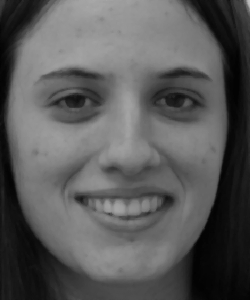
#> input picture disciplinas/redes-neurais/codes/lista2/dataset-FEI/frontalimages_spatiallynormalized/104b.jpg, 250 x 300 px; its folder holds only this picture in this run
$ jupyter execute --allow-errors exercicio3.ipynb
#> lines starting #> are read from the running program, lines starting #| are printed output that depends on the picture
# Exercício 1 - Segunda Lista de Redes Neurais

Lorran de Araújo Durães Soares e Welber Paraizo Ferreira

**Estude a teoria da PCA para problemas com amostras pequenas**, onde o número de pontos de dados é menor
que a dimensão do espaço de dados (veja [3] ou a seção 12.1.4 de [1]). Escolha um banco de dados de imagens ([6],
por exemplo), converta as imagens para tons de cinza e aplique a teoria de ‘PCA para problemas com amostras pequenas’
para a redução de dimensionalidade.

1. **Seja** x a média amostral (centróide do conjunto de dados) e p1 o componente principal. Visualize o
   resultado da expressão:

   x = x + αp1

   onde α ∈ {−βλ1, 0, βλ1} com λ1 sendo o autovalor associado a p1
   e β um fator escalar (veja [5]).

2. **Estude o espectro da matriz** X^T X para realizar a redução de dimensionalidade. Visualize algumas
   imagens no espaço de dimensão reduzida.

3. **Construa um gerador de imagens** usando os d componentes principais escolhidos no item (2).

[cell 1]
import os
from PIL import Image
import numpy as np
import matplotlib.pyplot as plt

Carregando conjunto de imagens:

[cell 2]
image_dir = './dataset-FEI/frontalimages_spatiallynormalized/'
images = []
image_paths = []

for img_name in os.listdir(image_dir):
    img_path = os.path.join(image_dir, img_name)
    img = Image.open(img_path)
#> img is the input picture: PIL image 250x300 L; min 1, max 193, mean 89.3
    img = img.resize((260, 360))
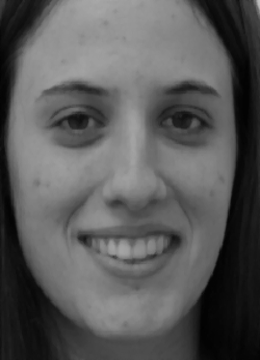
#> img: PIL image 260x360 L; min 1, max 193, mean 89.3
    img_array = np.array(img)
    images.append(img_array)
    image_paths.append(img_path)

images = np.array(images)
images.shape
#> Out = (1, 360, 260)

Plotando imagem exemplo:

[cell 3]
plt.figure()
#> (the rest of this cell did not finish here and is left out)

Vetorizando imagens:

[cell 4]
# achata as imagens em (n_samples, height * width)
images_vetorizada = images.reshape(images.shape[0], -1)
images_vetorizada.shape
#> Out = (1, 93600)

Calcula a matriz de dados centralizados:

[cell 5]
# media global de todos os elementos
global_mean = np.mean(images_vetorizada, axis=0)

# centraliza a matriz de dados
X = images_vetorizada - global_mean

Para o problema de Small size, encontrando autovalores e autovetores de XX^T:

[cell 6]
X_T = np.transpose(X)

V = (1/400)*np.dot(X, X_T)
#> V = [0]

autovalores, autovetoresV = np.linalg.eigh(V)
#> autovalores = [0]; autovetoresV = [1]

Multiplica por X^T para encontrar autovetores de S=(1/400)(X^T)X e normaliza.

[cell 7]
autovetores = np.dot(X_T, autovetoresV)

autovetores = autovetores / np.linalg.norm(autovetores, axis=0)

autovetores.shape
#> Out = (93600, 1)

Ordenando em ordem de decrescente em relação aos respectivos autovalores:

[cell 8]
ordem_decrescente = np.argsort(autovalores)[::-1]
#> ordem_decrescente = [0]
autovalores = autovalores[ordem_decrescente]
autovetores = autovetores[:, ordem_decrescente]
P_PCA = autovetores
P_PCA.shape
#> Out = (93600, 1)

Letra a), com coeficiente B = 0.5

[cell 9]
coeficientes = [-0.8, 0, 0.8]

fig, axes = plt.subplots(1, 3, figsize=(12, 5))

for i in range(3):
    imagem = global_mean + coeficientes[i] * np.sqrt(autovalores[0]) * P_PCA[:, 0]


    axes[i].imshow(imagem.reshape(360, 260), cmap='gray')
    axes[i].set_title(f'Coeficiente {i+1}')
    axes[i].axis('off')

plt.show()
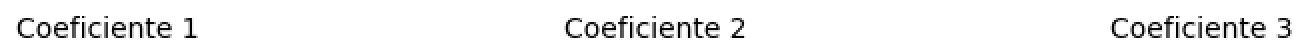
#> figure drawn by matplotlib, 3 panels

Letra b) Análise do espectro da matriz para seleção de truncamento:

[cell 10]
# Passo 1: Calcular a variância explicada
variancia_explicada = autovalores / np.sum(autovalores)
#> variancia_explicada = [nan]

# Passo 2: Calcular a variância explicada acumulada
variancia_explicada_acumulada = np.cumsum(variancia_explicada)
#> variancia_explicada_acumulada = [nan]

# Passo 3: Plotar o gráfico de energia dos autovalores
plt.figure(figsize=(10, 5))
plt.bar(range(len(variancia_explicada)), variancia_explicada, alpha=0.6, label='Variância Explicada Individual')
plt.step(range(len(variancia_explicada_acumulada)), variancia_explicada_acumulada, where='mid', color='red', label='Variância Explicada Acumulada')
plt.xlabel('Número de Componentes Principais')
plt.ylabel('Proporção da Variância Explicada')
plt.title('Gráfico de Energia dos Autovalores (PCA)')
plt.legend(loc='best')
plt.show()
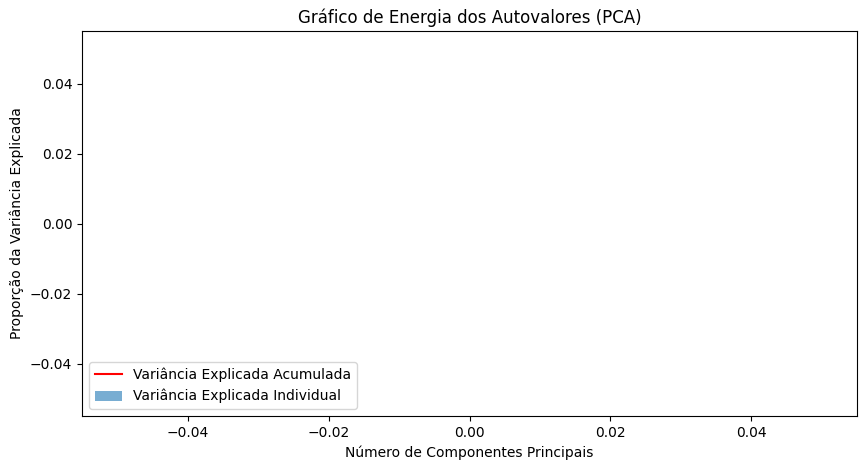
#> figure drawn by matplotlib, 1 panel

Realizando truncamento em 100, criando matriz quadrada de 400x400, mas com até a centésima posição da diagonal com o número 1, e o resto com 0:

[cell 11]
trucamento = 150

# cria uma matriz de zeros 400x400
matriz = np.zeros((400, 400))

# define os primeiros 100 elementos da diagonal como 1
np.fill_diagonal(matriz[:trucamento, :trucamento], 1)

#> (the rest of this cell did not finish here and is left out)

Projeta o espaço de imagens centralizado X pela matriz P_PCA obtida:

[cell 12]
x_PCA = np.dot(X, P_PCA)
#> x_PCA = [nan]
x_PCA.shape
#> Out = (1, 1)

Plota o conjunto das imagens na dimensão obtida pelo P_PCA:

#> (a cell that did not finish here is left out)

Visualizando imagens após redução de dimensionalidade:

[cell 14]
imagem_reduzida = np.dot(x_PCA, np.transpose(P_PCA)) + global_mean

num_imagens = 4

fig, axes = plt.subplots(2, 4, figsize=(10, 8))
fig.subplots_adjust(hspace=0.3)

#> (the rest of this cell did not finish here and is left out)

c) fazendo gerador de imagens:

[cell 15]
def image_generator(n_principal_components, n_imagens):

#> called with n_principal_components = 150, n_imagens = 4
    for j in range(n_imagens):
        img = global_mean
        for i in range(n_principal_components):

            coeficiente = np.random.uniform(-1,1)
            #while coeficiente > 1 or coeficiente < -1:
            #    coeficiente = np.random.normal(loc=0, scale=0.1, size=1)
            #print(coeficiente)
            img += coeficiente*np.sqrt((np.abs(autovalores[i])))*P_PCA[:,i]

        plt.figure()
        plt.imshow(img.reshape(360,260), cmap='gray')
        plt.colorbar()
        plt.grid(False)
        #plt.savefig(f'./outputs/gerador{j}.png')
        plt.show()

$ run again, on disciplinas/redes-neurais/codes/lista2/dataset-FEI/frontalimages_spatiallynormalized/113b.jpg
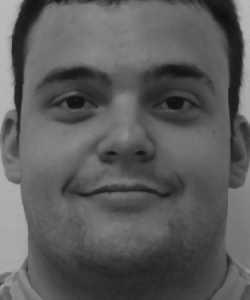
#> input picture disciplinas/redes-neurais/codes/lista2/dataset-FEI/frontalimages_spatiallynormalized/113b.jpg, 250 x 300 px
#> img is the input picture: PIL image 250x300 L; min 14, max 188, mean 92
#> `img = img.resize((260, 360))`:
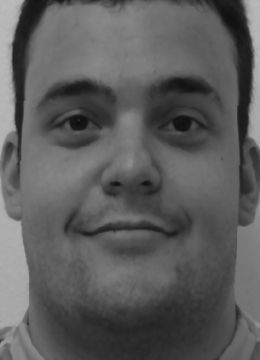
#> img: PIL image 260x360 L; min 14, max 188, mean 92
#> V = [0]
#> autovetoresV = [1]
#> ordem_decrescente = [0]
#> variancia_explicada = [nan]

$ run again, on disciplinas/redes-neurais/codes/lista2/dataset-FEI/frontalimages_spatiallynormalized/119b.jpg
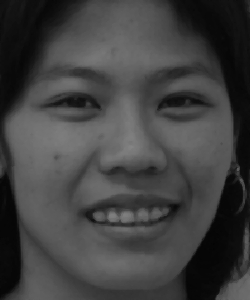
#> input picture disciplinas/redes-neurais/codes/lista2/dataset-FEI/frontalimages_spatiallynormalized/119b.jpg, 250 x 300 px
#> img is the input picture: PIL image 250x300 L; min 3, max 132, mean 65
#> `img = img.resize((260, 360))`:
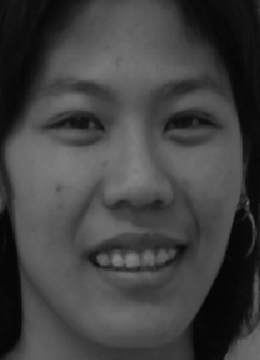
#> img: PIL image 260x360 L; min 4, max 132, mean 65
#> V = [0]
#> autovetoresV = [1]
#> ordem_decrescente = [0]
#> variancia_explicada = [nan]

$ run again, on disciplinas/redes-neurais/codes/lista2/dataset-FEI/frontalimages_spatiallynormalized/120b.jpg
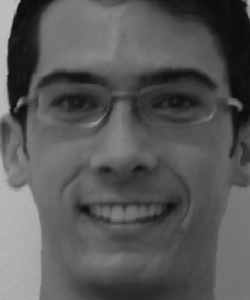
#> input picture disciplinas/redes-neurais/codes/lista2/dataset-FEI/frontalimages_spatiallynormalized/120b.jpg, 250 x 300 px
#> img is the input picture: PIL image 250x300 L; min 10, max 192, mean 88.2
#> `img = img.resize((260, 360))`:
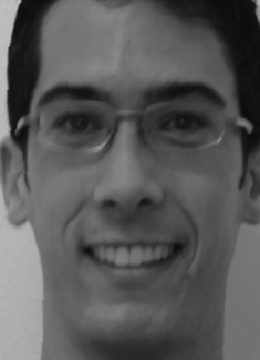
#> img: PIL image 260x360 L; min 10, max 192, mean 88.2
#> V = [0]
#> autovetoresV = [1]
#> ordem_decrescente = [0]
#> variancia_explicada = [nan]

$ run again, on disciplinas/redes-neurais/codes/lista2/dataset-FEI/frontalimages_spatiallynormalized/105a.jpg
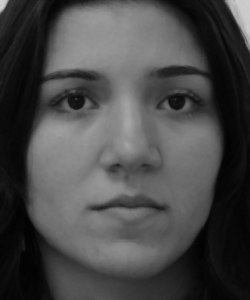
#> input picture disciplinas/redes-neurais/codes/lista2/dataset-FEI/frontalimages_spatiallynormalized/105a.jpg, 250 x 300 px
#> img is the input picture: PIL image 250x300 L; min 2, max 208, mean 72.4
#> `img = img.resize((260, 360))`:
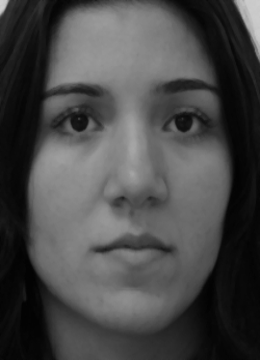
#> img: PIL image 260x360 L; min 2, max 207, mean 72.4
#> V = [0]
#> autovetoresV = [1]
#> ordem_decrescente = [0]
#> variancia_explicada = [nan]
